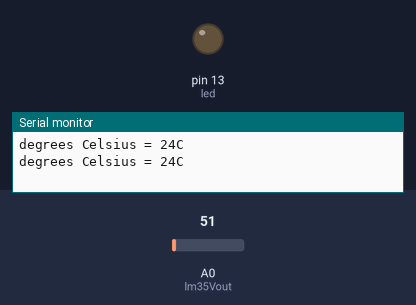
Bench run of a sketch on a simulated Arduino Uno, built with avr-gcc and run on an emulated ATmega328P. Parts: output pins drawn as LEDs (lit = HIGH), the last lines printed to the serial monitor. The inputs (shaded band) are chosen by the test bench; at power-on: A0 (lm35Vout) = 51.

Above: at 1.8 s.
1.9 s: A0 (lm35Vout) set to 67
At 2.3 s:
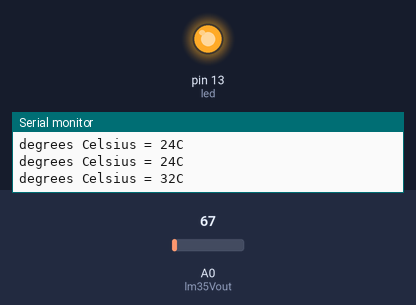
3.5 s: A0 (lm35Vout) set to 61
At 5.0 s:
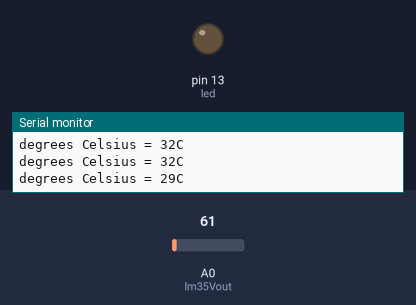
5.5 s: A0 (lm35Vout) set to 71
At 6.6 s:
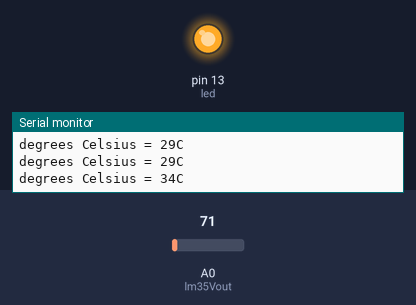
Timing chart, 0 to 8.5 s (numbered marks = the images above; inputs shaded):
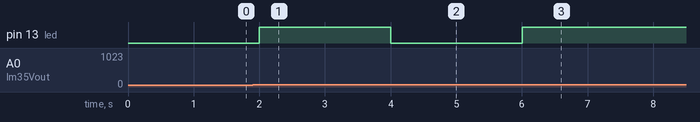

The sketch:

I210.ino
```cpp
const int lm35Vout=0;
const int led=13;
void setup()
{
  Serial.begin(9600);
  pinMode(led,OUTPUT);
  digitalWrite(led,LOW);
}
void loop()
{
  long degree;
  degree=lm35(lm35Vout);
  Serial.print("degrees Celsius = ");
  Serial.print(degree);
  Serial.println("C");
  if(degree>=30)
    digitalWrite(led,HIGH);
  else
    digitalWrite(led,LOW);
  delay(1000);
}
long lm35(int lm35Vout)
{
  int value;
  long degree;
  value=analogRead(lm35Vout);
  degree=(long)value*500/1024;
  return degree;
}
```

Measured:
- the behaviour switches between 61 and 62 on A0 (lm35Vout) (found by bisection; images 0 and 1)
- after the input at 1.9 s, pin 13 (led): LOW → HIGH after 0.10 s
- after the input at 3.5 s, pin 13 (led): HIGH → LOW after 0.50 s
- after the input at 5.5 s, pin 13 (led): LOW → HIGH after 0.50 s
